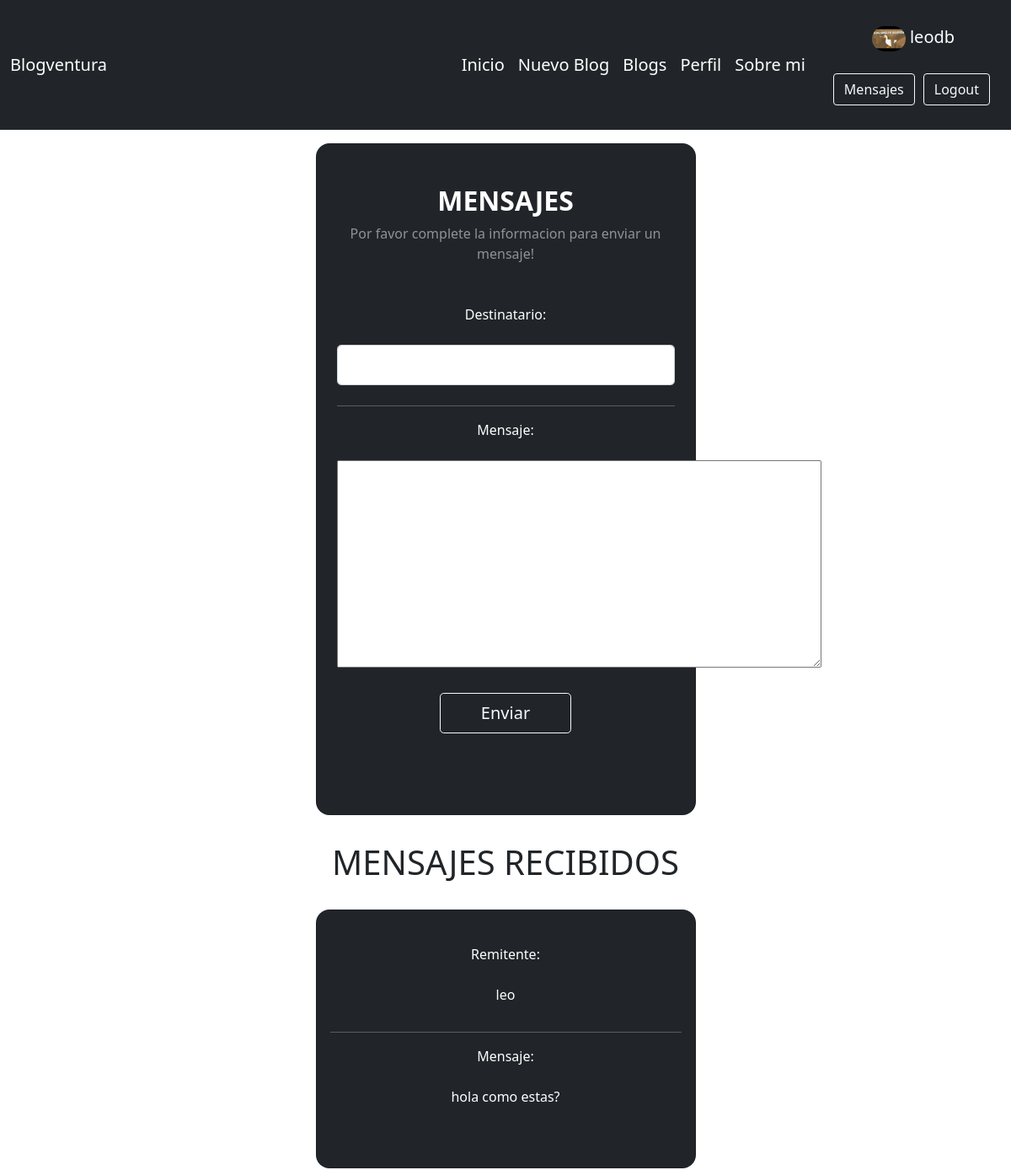
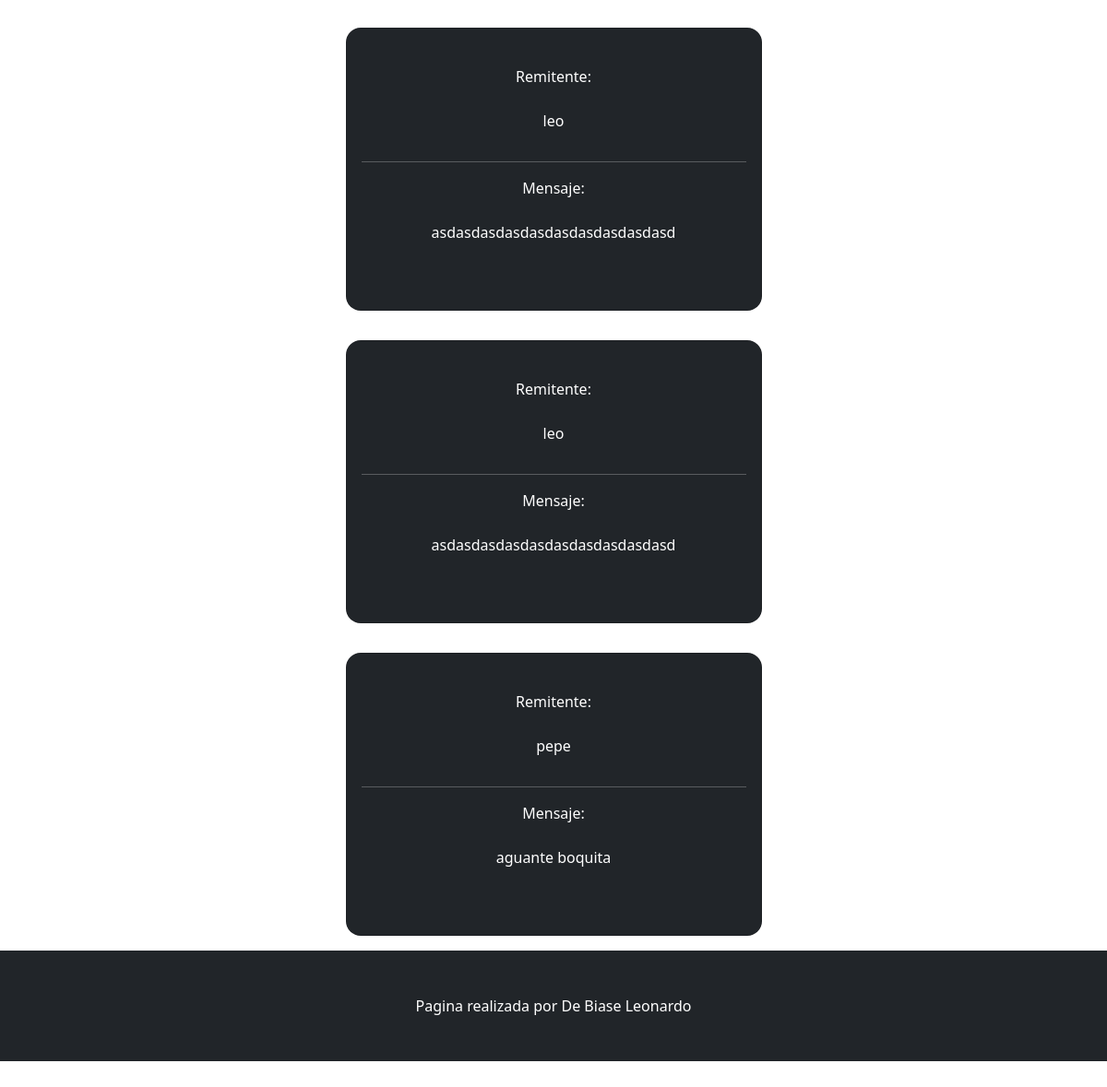
/messages (signed in), run on the app's committed database (2 pictures, top to bottom).
### App/models.py (models this page shows)
class Mensajerias(models.Model):
    remitente = models.CharField(max_length=40)
    destinatario = models.ForeignKey(User, to_field="username", on_delete=models.CASCADE)
    contenido = models.CharField(max_length=500)
    def __str__(self):
        return f"{self.destinatario}-{self.remitente}-{self.contenido}"

### App/views.py (the view)
# urls.py: path("messages", views.mensaje, name = "mensajeria"),
def mensaje(request):
    avatares = Avatar.objects.filter(user_id=request.user.username)
    mensajes = Mensajerias.objects.all()
    mensajes = Mensajerias.objects.filter(destinatario_id=request.user.username)
    print("1",mensajes)
    print("2", mensajes)
    if request.method == "POST":
            miFormulario = MensajeriaForm(request.POST)
            print(miFormulario)
            if miFormulario.is_valid():
                informacion = miFormulario.cleaned_data
                mensaje = Mensajerias (destinatario_id = informacion["destinatario"],contenido = informacion["contenido"])
                mensaje.save()
                return render(request, "App/mensajes.html", {"mensajes":mensajes,"url": avatares[0].imagen.url})
    else:
            miFormulario = MensajeriaForm()
            return render (request, "App/mensajes.html", {"miFormulario":miFormulario, "mensajes":mensajes,"url": avatares[0].imagen.url})
    return  render(request, "App/mensajes.html", {"mensajes":mensajes,"url": avatares[0].imagen.url})

### App/forms.py
class MensajeriaForm(forms.Form):
    destinatario = forms.CharField(max_length=40)
    contenido = forms.CharField(max_length=500)

### App/templates/App/mensajes.html (shortened to what this page needs)
{% extends 'App/padre.html' %}
{% load static %}
{% block cambiante %}
<div>
    <form action="" method="POST">
        <article>
            <section class=" gradient-custom">
                <div class="container py-3 h-100">
                <div class="row d-flex justify-content-center align-items-center h-100">
                    <div class="col-12 col-md-8 col-lg-6 col-xl-5">
                    <div class="card bg-dark text-white" style="border-radius: 1rem;">
                        <div class="card-body p-4 text-center">
                        <div class="mb-md-5 mt-md-4 pb-4">
                            <h2 class="fw-bold mb-2 text-uppercase">Mensajes</h2>
                            <p class="text-white-50 mb-5">Por favor complete la informacion para enviar un mensaje!</p>
                            <div class="form-outline form-white mb-4">
                                <p><label class="form-label" for="typeEmailX">Destinatario:</label></p>
                            <input type="text" name="destinatario" class="form-control form-control-lg" />
                            </div>
                            <hr>
                            <div class="form-outline form-white mb-4">
                                <p><label class="form-label" for="typeEmailX">Mensaje:</label></p>
                                <textarea name="contenido" id="" cols="60" rows="10"></textarea>
                            </div>
                            <button class="btn btn-outline-light btn-lg px-5" type="submit">Enviar</button>
                        </div>
                        </div>
                    </div>
                    </div>
                </div>
                </div>
            </section>
        </article>
    </form>
</div>
{% if request.user.is_authenticated%}
<P><h1>MENSAJES RECIBIDOS</h1></P>
    <div style="text-align: center;" >
        <table class="table">
            <tbody>
                {% for x in mensajes %}
                <section class=" gradient-custom">
                    <div class="container py-3 h-100">
                    <div class="row d-flex justify-content-center align-items-center h-100">
                        <div class="col-12 col-md-8 col-lg-6 col-xl-5">
                        <div class="card bg-dark text-white" style="border-radius: 1rem;">
                            <div class="card-body  text-center">
                            <div class="mb-md-5 mt-md-4">
                                <div class="form-outline form-white mb-4">
                                    <p><label class="form-label" for="typeEmailX">Remitente:</label></p>
                                    <p><label class="form-label" for="typeEmailX">{{x.remitente}}</label></p>
                                </div>
                                <hr>
                                <div class="form-outline form-white mb-4">
                                    <p><label class="form-label" for="typeEmailX">Mensaje:</label></p>
                                    <p><label class="form-label" for="typeEmailX">{{x.contenido}}</label></p>
                                </div>
                            </div>
                            </div>
                        </div>
                        </div>
                    </div>
                    </div>
                </section>
                {% endfor %}
            </tbody>
{% else %}
<p>no hay mensajes</p>
{% endif %}
{% endblock cambiante %}

### App/templates/App/padre.html (shortened to what this page needs)
<!DOCTYPE html>
<html lang="en">
    <head>
        {% load static %}
        <link href="https://cdn.jsdelivr.net/npm/bootstrap@5.0.2/dist/css/bootstrap.min.css" rel="stylesheet">
        <link href="{% static 'App/css/styles.css'%}" rel="stylesheet" />
    </head>
    <body>
        <nav class="navbar navbar-expand-lg navbar-dark bg-dark">
            <div class="container">
                <a class="navbar-brand" href="#!">Blogventura</a>
                <div class="collapse navbar-collapse" id="navbarSupportedContent">
                    <ul class="navbar-nav ms-auto mb-2 mb-lg-0">
                        {% if request.user.is_authenticated %}
                        <a class="navbar-brand" href="{% url 'Inicio'%}">Inicio</a>
                        <a class="navbar-brand" href="{% url 'Crear'%}">Nuevo Blog</a>
                        <a class="navbar-brand" href="{% url 'leerblogs'%}">Blogs</a>
                        <a class="navbar-brand" href="{% url 'Perfil'%}">Perfil</a>
                        <a class="navbar-brand" href="{% url 'About'%}">Sobre mi</a>
                        {% endif %}
                    </ul>
                </div>
            </div>
                    <div>
                        <center>
                        {% if not request.user.is_authenticated %}
                            <a class="navbar-brand" href="{% url 'Inicio'%}">Inicio</a>
                            <a class="navbar-brand" href="{% url 'leerblogs'%}">Blogs</a>
                            <a class="navbar-brand" href="{% url 'About'%}">Sobre mi</a>
                            <a class="navbar-brand" href="{% url 'register'%}">Registro</a>
                            <a class="navbar-brand "  href="{% url 'login'%}">Iniciar sesion</a>
                        {% else %}
                            <div >
                            <p><p class="navbar-brand"><img style="border-radius: 1500px;" src="{{url}}" width="40px"> {{request.user.username}}</p>
                            <p class="navbar-brand" style=" padding-top: 15px; margin-right: 20px; padding: 5px; "> <a style="margin-right: 10px;" class="btn btn-outline-light"  href="{% url 'mensajeria'%}">Mensajes <a class="btn btn-outline-light"  href="{% url 'logout'%}">Logout</a></a></p>
                            </div>
                        {% endif %}
                        </center>
                    </div>
        </nav>
        <center class="mb-5">
            {% block cambiante %}
            {% endblock cambiante %}
        </center>
        <footer class="py-5 bg-dark">
            <div class="container"><p class="m-0 text-center text-white">Pagina realizada por De Biase Leonardo</p></div>
        </footer>
    </body>
</html>

### data on the page
Mensajerias: remitente "leo", contenido "hola como estas?"
Mensajerias: remitente "leo", contenido "asdasdasdasdasdasdasdasdasdasd"
Mensajerias: remitente "leo", contenido "asdasdasdasdasdasdasdasdasdasd"
Mensajerias: remitente "pepe", contenido "aguante boquita"

### other printed values
{{ request.user.username }} "leodb"
